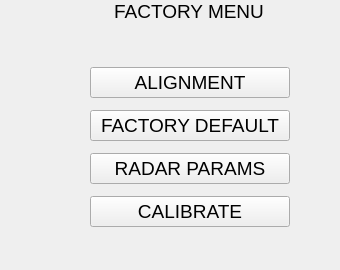
<?xml version="1.0" encoding="UTF-8"?>
<ui version="4.0">
 <class>factory</class>
 <widget class="QWidget" name="factory">
  <property name="geometry">
   <rect>
    <x>0</x>
    <y>0</y>
    <width>340</width>
    <height>270</height>
   </rect>
  </property>
  <property name="minimumSize">
   <size>
    <width>100</width>
    <height>270</height>
   </size>
  </property>
  <property name="maximumSize">
   <size>
    <width>346</width>
    <height>16777215</height>
   </size>
  </property>
  <property name="font">
   <font>
    <pointsize>14</pointsize>
    <weight>50</weight>
    <italic>false</italic>
    <bold>false</bold>
   </font>
  </property>
  <property name="windowTitle">
   <string>Form</string>
  </property>
  <widget class="QLabel" name="label">
   <property name="geometry">
    <rect>
     <x>29</x>
     <y>0</y>
     <width>320</width>
     <height>22</height>
    </rect>
   </property>
   <property name="minimumSize">
    <size>
     <width>320</width>
     <height>0</height>
    </size>
   </property>
   <property name="text">
    <string>FACTORY MENU</string>
   </property>
   <property name="alignment">
    <set>Qt::AlignCenter</set>
   </property>
  </widget>
  <widget class="QWidget" name="layoutWidget">
   <property name="geometry">
    <rect>
     <x>90</x>
     <y>61</y>
     <width>200</width>
     <height>176</height>
    </rect>
   </property>
   <layout class="QVBoxLayout" name="verticalLayout">
    <item>
     <widget class="QPushButton" name="pb_alignment">
      <property name="minimumSize">
       <size>
        <width>108</width>
        <height>30</height>
       </size>
      </property>
      <property name="maximumSize">
       <size>
        <width>300</width>
        <height>16777215</height>
       </size>
      </property>
      <property name="text">
       <string>ALIGNMENT</string>
      </property>
      <property name="flat">
       <bool>false</bool>
      </property>
     </widget>
    </item>
    <item>
     <widget class="QPushButton" name="pb_factoryDefault">
      <property name="minimumSize">
       <size>
        <width>108</width>
        <height>30</height>
       </size>
      </property>
      <property name="maximumSize">
       <size>
        <width>300</width>
        <height>16777215</height>
       </size>
      </property>
      <property name="text">
       <string>FACTORY DEFAULT</string>
      </property>
     </widget>
    </item>
    <item>
     <widget class="QPushButton" name="pb_radarParams">
      <property name="minimumSize">
       <size>
        <width>108</width>
        <height>30</height>
       </size>
      </property>
      <property name="maximumSize">
       <size>
        <width>300</width>
        <height>16777215</height>
       </size>
      </property>
      <property name="text">
       <string>RADAR PARAMS</string>
      </property>
     </widget>
    </item>
    <item>
     <widget class="QPushButton" name="pb_factoryCalibrate">
      <property name="minimumSize">
       <size>
        <width>108</width>
        <height>30</height>
       </size>
      </property>
      <property name="text">
       <string>CALIBRATE</string>
      </property>
     </widget>
    </item>
   </layout>
  </widget>
 </widget>
 <resources/>
 <connections/>
</ui>
